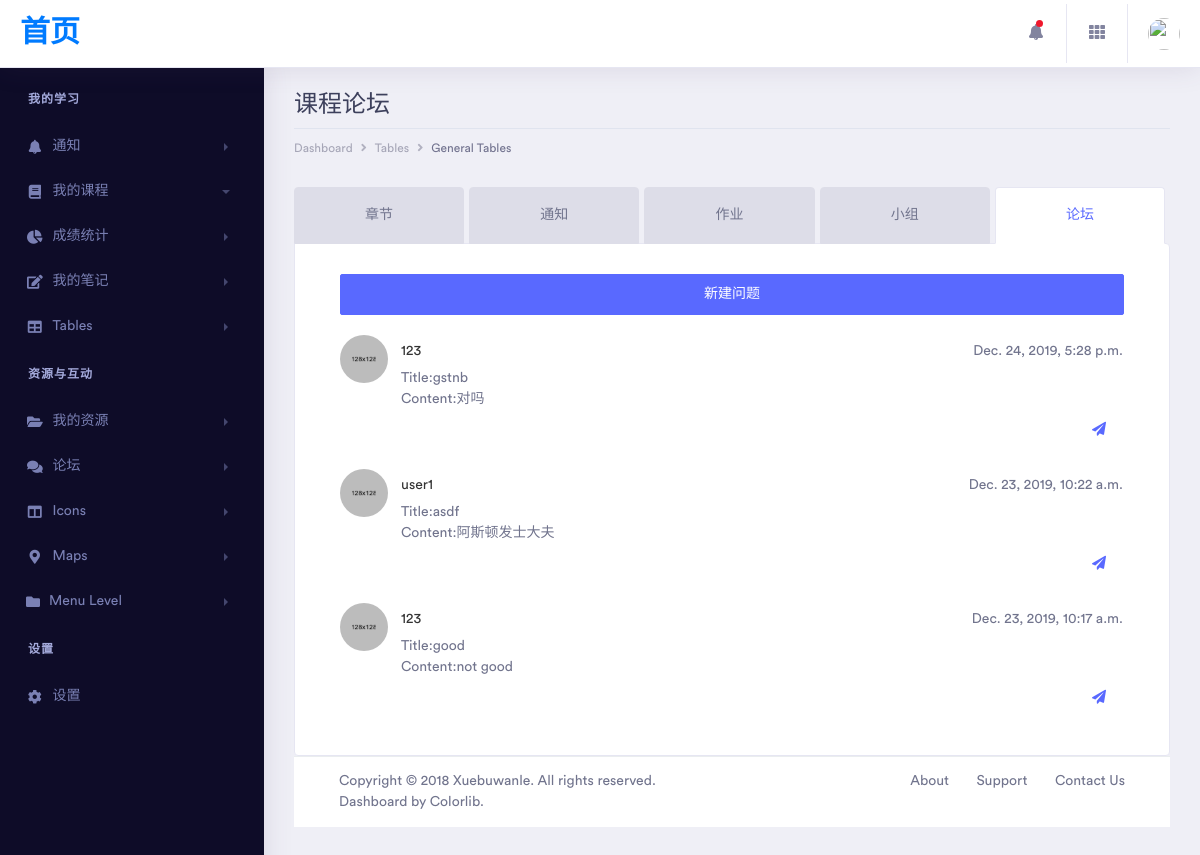
Page /teacherClass/1/discuss/ (signed in) on the committed database.
### db/models.py (models this page shows)
class Discuss(models.Model):
    class_id = models.ForeignKey(Class, on_delete=models.CASCADE)
    title = models.CharField(max_length=200)
    content = models.TextField()
    author = models.ForeignKey(User, on_delete=models.CASCADE)
    create_time = models.DateTimeField(auto_now=True)

### discuss/views.py (the view)
# urls.py: path('', views.message_chat, name='message_chat'),
@login_required()
def message_chat(request, class_id):
    if not in_class(request.user.id, class_id):
        return redirect('/teacherClass/denied')
    temp = Discuss.objects.filter(class_id=class_id).order_by('-create_time')
    templist=[]
    for e in temp:
        templist.append({
            'name': e.author.username,
            'time_str': e.create_time,
            'content': e.content,
            'title': e.title,
            'id': e.id,
        })
    return render(request, 'discuss/message-chat.html', {
        'post_list': templist,
        'class_id': class_id,
        'current_user': request.user.username,
        'is_teacher': is_teacher_of(request.user.id, class_id),
    })

### utils/funcs.py (called while the page is built)
def in_class(user_id, class_id):
    try:
        cl = Class.objects.get(id=class_id)
        return (Student.objects.get(id__id=user_id) in cl.students.all() or
                Teacher.objects.get(id__id=user_id) in cl.teachers.all() or
                TA.objects.get(id__id=user_id) in cl.tas.all())
    except Exception as e:
        return False

def is_teacher_of(user_id, class_id):
    try:
        cl = Class.objects.get(id=class_id)
        return Teacher.objects.get(id__id=user_id) in cl.teachers.all()
    except Exception as e:
        return False

### templates/discuss/message-chat.html (shortened to what this page needs)
{% extends 'common.html' %}
{% block kk %}
    {% load static %}
    <div class="row">
        <div class="col-xl-12 col-lg-12 col-md-12 col-sm-12 col-12">
            <div class="page-header">
                <h2 class="pageheader-title">课程论坛 </h2>
                <div class="page-breadcrumb">
                    <nav aria-label="breadcrumb">
                        <ol class="breadcrumb">
                            <li class="breadcrumb-item"><a href="#" class="breadcrumb-link">Dashboard</a></li>
                            <li class="breadcrumb-item"><a href="#" class="breadcrumb-link">Tables</a></li>
                            <li class="breadcrumb-item active" aria-current="page">General Tables</li>
                        </ol>
                    </nav>
                </div>
            </div>
        </div>
    </div>
    <div class="row">
        <div class="tab-regular col-xl-12 col-lg-12 col-md-12 col-sm-12 col-12">
            <ul class="nav nav-tabs nav-fill">
                <li class="nav-item">
                    <a class="nav-link" href="/teacherClass/{{ class_id }}/section/">章节</a>
                </li>
                <li class="nav-item">
                    <a class="nav-link" href="/teacherClass/{{ class_id }}/notification/">通知</a>
                </li>
                <li class="nav-item">
                    <a class="nav-link" href="/teacherClass/{{ class_id }}/homework/">作业</a>
                </li>
                <li class="nav-item">
                    <a class="nav-link" href="/teacherClass/{{ class_id }}/group/" role="tab">小组</a>
                </li>
                <li class="nav-item">
                    <a class="nav-link active" href="/teacherClass/{{ class_id }}/discuss/" role="tab">论坛</a>
                </li>
            </ul>
            <div class="tab-content">
                <div class="col-xl-12 col-lg-12 col-md-12 col-sm-12 col-12">
                    <button class="btn btn-primary btn-block" onclick="clcl();" id="newq">新建问题</button>
                    {%  for e in post_list %}
                        <div class="media chat-item">
                            <img alt="Fallon" src="{% static 'assets/images/avatar-3.jpg' %}" class="rounded-circle user-avatar-lg">
                            <div class="media-body">
                                <div class="chat-item-title">
                                    <span class="chat-item-author">{{ e.name }}</span>
                                    <span>{{ e.time_str }}</span>
                                </div>
                                <div>
                                    <div class="chat-item-body">
                                        <p>Title:{{ e.title }}</p>
                                    </div>
                                    <div class="chat-item-body">
                                        <p>Content:{{ e.content }}</p>
                                    </div>
                                </div>
                                <p class="text-right">
                                    <a href="/teacherClass/{{ class_id }}/discuss/chatting/{{ e.id }}/">
                                        <button class="btn btn-link">
                                            <i class="fas fa-paper-plane"></i>
                                        </button>
                                    </a>
                                </p>
                            </div>
                        </div>
                    {% endfor %}
                </div>
            </div>
        </div>
    </div>
{% endblock %}

### rows in the picture
Discuss: time_str "Dec. 24, 2019, 5:28 p.m.", title "gstnb", content "对吗"
Discuss: time_str "Dec. 23, 2019, 10:22 a.m.", title "asdf", content "阿斯顿发士大夫"
Discuss: time_str "Dec. 23, 2019, 10:17 a.m.", title "good", content "not good"

### other values in the picture
{{ e.name }} "123" "user1" "123"
